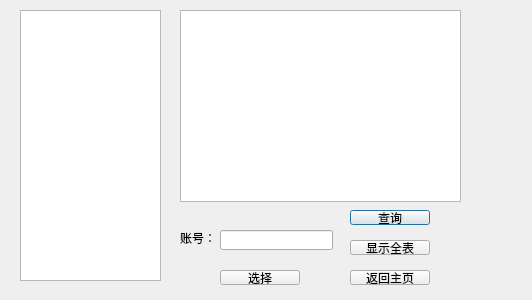
<?xml version="1.0" encoding="UTF-8"?>
<ui version="4.0">
 <class>PublisherChosLeader</class>
 <widget class="QDialog" name="PublisherChosLeader">
  <property name="geometry">
   <rect>
    <x>0</x>
    <y>0</y>
    <width>532</width>
    <height>300</height>
   </rect>
  </property>
  <property name="windowTitle">
   <string>Dialog</string>
  </property>
  <widget class="QListWidget" name="listWidget">
   <property name="geometry">
    <rect>
     <x>20</x>
     <y>10</y>
     <width>141</width>
     <height>271</height>
    </rect>
   </property>
  </widget>
  <widget class="QTableView" name="tableView">
   <property name="geometry">
    <rect>
     <x>180</x>
     <y>10</y>
     <width>281</width>
     <height>192</height>
    </rect>
   </property>
  </widget>
  <widget class="QLabel" name="label">
   <property name="geometry">
    <rect>
     <x>180</x>
     <y>230</y>
     <width>51</width>
     <height>16</height>
    </rect>
   </property>
   <property name="text">
    <string>账号：</string>
   </property>
  </widget>
  <widget class="QLineEdit" name="iduser">
   <property name="geometry">
    <rect>
     <x>220</x>
     <y>230</y>
     <width>113</width>
     <height>20</height>
    </rect>
   </property>
  </widget>
  <widget class="QPushButton" name="searchBtn">
   <property name="geometry">
    <rect>
     <x>350</x>
     <y>210</y>
     <width>80</width>
     <height>15</height>
    </rect>
   </property>
   <property name="text">
    <string>查询</string>
   </property>
  </widget>
  <widget class="QPushButton" name="backBtn">
   <property name="geometry">
    <rect>
     <x>350</x>
     <y>240</y>
     <width>80</width>
     <height>15</height>
    </rect>
   </property>
   <property name="text">
    <string>显示全表</string>
   </property>
  </widget>
  <widget class="QPushButton" name="chooseBtn">
   <property name="geometry">
    <rect>
     <x>220</x>
     <y>270</y>
     <width>80</width>
     <height>15</height>
    </rect>
   </property>
   <property name="text">
    <string>选择</string>
   </property>
  </widget>
  <widget class="QPushButton" name="main">
   <property name="geometry">
    <rect>
     <x>350</x>
     <y>270</y>
     <width>80</width>
     <height>15</height>
    </rect>
   </property>
   <property name="text">
    <string>返回主页</string>
   </property>
  </widget>
 </widget>
 <resources/>
 <connections/>
</ui>
